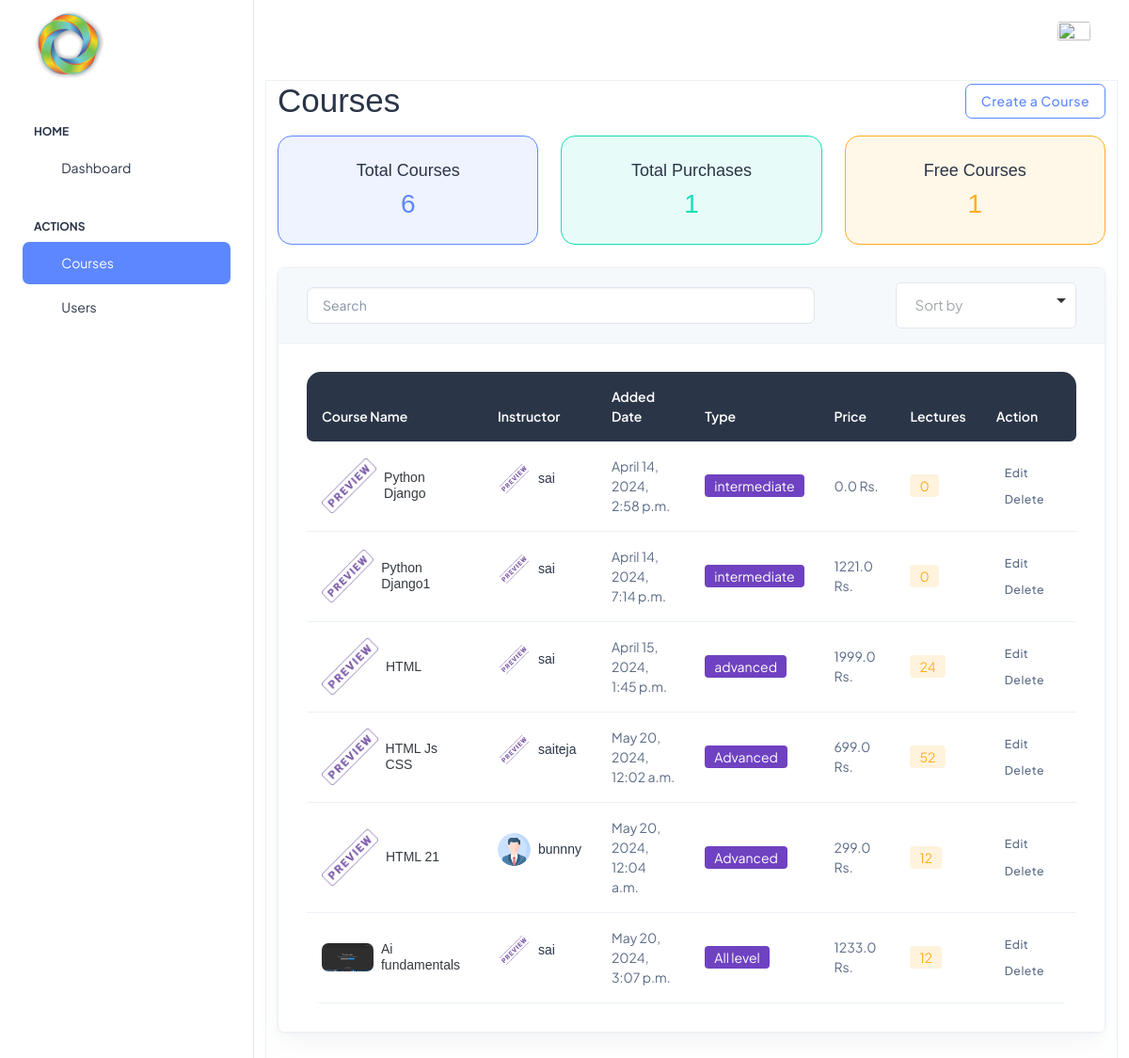
The page /beta/admin/courses on the database as committed earlier.
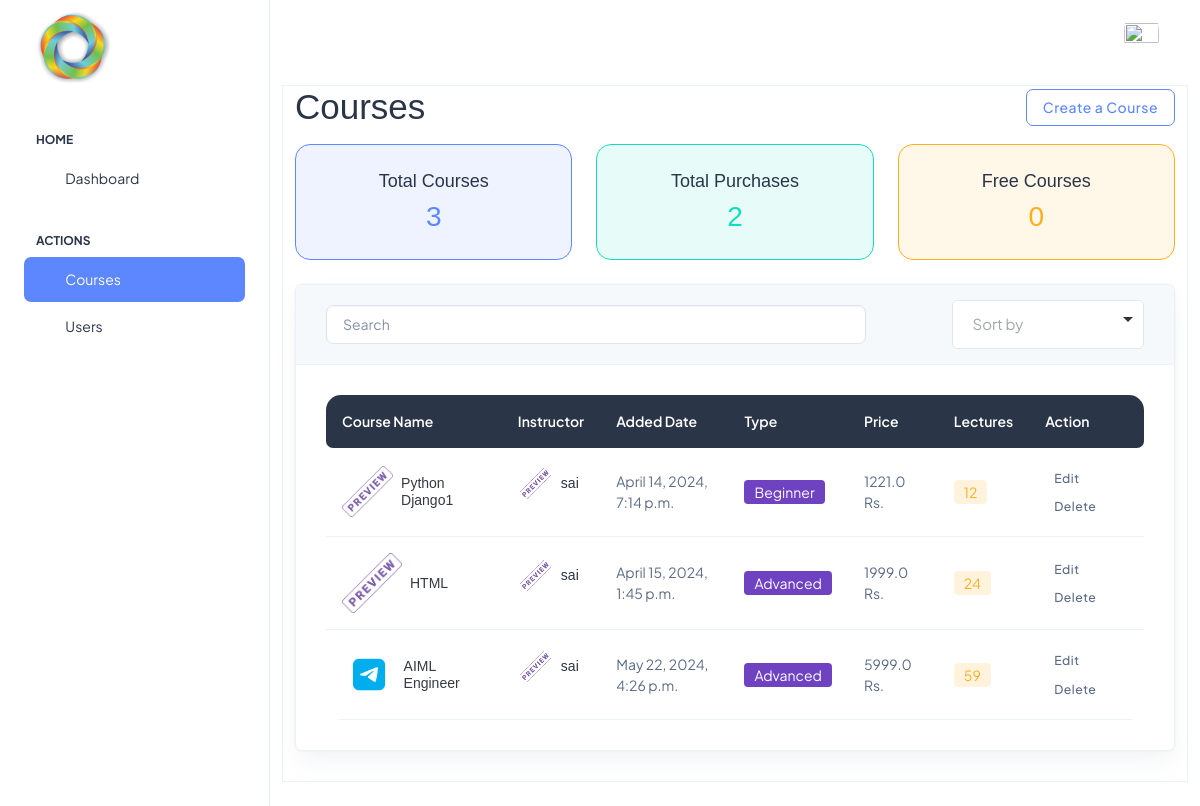
The same page on the database as committed later.
### base/models.py (models this page shows)
class Course(models.Model):
    COURSE_LEVELS = [
        ('Beginner', 'Beginner'),
        ('Intermediate', 'Intermediate'),
        ('Advanced', 'Advanced'),
        ('All Level', 'All level'),
    ]
    ratingChoices=[
        ('0',0),
        ('1',1),
        ('2',2),
        ('3',3),
        ('4',4),
        ('5',5)
    ]
    course_level=models.CharField(
        max_length=20,
        choices=COURSE_LEVELS,
        default='all',
    )
    course_createdon=models.DateTimeField(auto_now_add=True)
    video=models.FileField(upload_to='static/course_videos')
    course_category=models.CharField(max_length=200)
    course_name=models.CharField(max_length=200)
    course_instructor=models.ForeignKey(CustomUser,on_delete=models.CASCADE)
    course_description=models.TextField()
    course_rating=models.CharField(choices=ratingChoices ,default=5 ,max_length=3)
    course_price=models.FloatField(default=0)
    course_duration=models.CharField(max_length=30)
    course_image=models.ImageField(upload_to='static/course_images')
    lectures=models.IntegerField(default=0)
    def __str__(self):
        return self.course_name

class CustomUser(AbstractUser):
    email=models.CharField(max_length=80,unique=True)
    profilepic=models.ImageField(upload_to='static/profile_pics',null=True)
    userfor=models.CharField(max_length=20,default='')
    token=models.CharField(default=False,max_length=256)
    def __str__(self):
        return self.username

### betaadmin/views.py (the view)
# urls.py: path('admin/courses',admincourses,name="admincourses"),
def admincourses(request):
    courses=Course.objects.all()
    purchases=isPurchased.objects.all()
    freecourses=courses.filter(course_price=0)
    return render(request,'beta_admin/admin/courses.html',{'courses':courses,"purchases":purchases,'free':freecourses })

### templates/beta_admin/admin/courses.html (shortened to what the changed rows need)
<!doctype html>
<html lang="en">
{% load static %}
<head>
  <link rel="stylesheet" type="text/css" href="{% static 'assets/css/style.css' %}">
  <link rel="stylesheet" type="text/css" href="{% static 'login/assets/css/styles.min.css' %}" />
  <link rel="stylesheet" type="text/css" href="{% static 'assets/vendor/choices/css/choices.min.css' %}">
</head>
<body>
  <div class="page-wrapper" id="main-wrapper" data-layout="vertical" data-navbarbg="skin6" data-sidebartype="full"
    data-sidebar-position="fixed" data-header-position="fixed">
    <div class="body-wrapper">
      <div class="container-fluid">
         <div class="row">
<div class="page-content-wrapper border">
    <div class="row mb-3">
        <div class="col-12 d-sm-flex justify-content-between align-items-center">
            <h1 class="h1 mb-2 mb-sm-0">Courses</h1>
        </div>
    </div>
    <div class="row g-4 mb-4">
        <div class="col-sm-6 col-lg-4">
            <div class="text-center p-4 bg-primary border border-primary rounded-3" style="--bs-bg-opacity: 0.1;    padding: 1.6rem !important;">
                <h6 style="font-size: large;">Total Courses</h6>
                <h2 class="mb-0 text-primary">{{courses.count}}</h2>
            </div>
        </div>
        <div class="col-sm-6 col-lg-4">
            <div class="text-center p-4 bg-success bg-opacity-10 border border-success rounded-3" style="    --bs-bg-opacity: 0.1;    padding: 1.6rem !important;">
                <h6 style="font-size: large;">Total Purchases</h6>
                <h2 class="mb-0 text-success">{{purchases.count}}</h2>
            </div>
        </div>
        <div class="col-sm-6 col-lg-4">
            <div class="text-center p-4  bg-warning bg-opacity-15 border border-warning rounded-3" style="--bs-bg-opacity: 0.1;    padding: 1.6rem !important;">
                <h6 style="font-size: large;">Free Courses</h6>
                <h2 class="mb-0 text-warning">{{free.count}}</h2>
            </div>
        </div>
    </div>
    <div class="card bg-transparent border">
        <div class="card-body">
            <div class="table-responsive border-0 rounded-3">
                <table class="table table-dark-gray align-middle p-4 mb-0 table-hover">
                    <thead>
                        <tr>
                            <th scope="col" class="border-0 rounded-start">Course Name</th>
                            <th scope="col" class="border-0">Instructor</th>
                            <th scope="col" class="border-0">Added Date</th>
                            <th scope="col" class="border-0">Type</th>
                            <th scope="col" class="border-0">Price</th>
                            <th scope="col" class="border-0">Lectures</th>
                            <th scope="col" class="border-0 rounded-end">Action</th>
                        </tr>
                    </thead>
                    <tbody>
                        {% for course in courses %}
                        <tr>
                            <td>
                                <div class="d-flex align-items-center position-relative">
                                    <div class="w-60px">
                                        <img src='{{ course.course_image.url }}' class="rounded" alt="">
                                    </div>
                                    <h6 class="table-responsive-title mb-0 ms-2">
                                        <a href="{% url 'admincourseAM' course.id %}" class="stretched-link">{{course}}</a>
                                    </h6>
                                </div>
                            </td>
                            <td>
                                <div class="d-flex align-items-center mb-3">
                                    <div class="avatar avatar-xs flex-shrink-0">
                                        <img class="avatar-img rounded-circle" src="{% if course.course_instructor.profilepic == '' %}{% static 'assets/images/avatar/01.png' %}{% else %}{{ course.course_instructor.profilepic.url }}{% endif %}" alt="avatar">
                                    </div>
                                    <div class="ms-2">
                                        <h6 class="mb-0 fw-light">{{course.course_instructor}}</h6>
                                    </div>
                                </div>
                            </td>
                            <td>{{course.course_createdon}}</td>
                            <td> <span class="badge text-bg-purple">{{course.course_level}}</span> </td>
                            <td>{{ course.course_price }} Rs.</td>
                            <td>
                                <span class="badge bg-warning text-warning" style="--bs-bg-opacity: 0.15;">{{ course.lectures }}</span>
                            </td>
                            <td>
                                <a href="{% url 'editcourse' course.id %}" class="btn btn-sm btn-success-soft me-1 mb-1 mb-md-0">Edit</a>
                                <a href="{% url 'deletecourse' course.id %}" class="btn btn-sm btn-danger-soft mb-0">Delete</a>
                            </td>
                        </tr>
                        {% endfor %}
                    </tbody>
                </table>
            </div>
        </div>
    </div>
</div>
         </div>
      </div>
    </div>
  </div>
</body>
</html>

Rows that differ between the two databases and show on the page:
removed Course: course_image (picture), course_name "Python Django", course_instructor.profilepic (picture), course_instructor "sai", course_createdon "April 14, 2024, 2:58 p.m.", course_level "intermediate", course_price "0.0", lectures "0"
removed Course: course_image (picture), course_name "HTML Js CSS", course_instructor.profilepic (picture), course_instructor "saiteja", course_createdon "May 20, 2024, 12:02 a.m.", course_level "Advanced", course_price "699.0", lectures "52"
removed Course: course_image (picture), course_name "HTML 21", course_instructor "bunnny", course_createdon "May 20, 2024, 12:04 a.m.", course_level "Advanced", course_price "299.0", lectures "12"
removed Course: course_image (picture), course_name "Ai fundamentals", course_instructor.profilepic (picture), course_instructor "sai", course_createdon "May 20, 2024, 3:07 p.m.", course_level "All level", course_price "1233.0", lectures "12"
changed Course "Python Django1": course_level "intermediate" → "Beginner"; lectures "0" → "12"
changed Course "HTML": course_level "advanced" → "Advanced"
added Course: course_image (picture), course_name "AIML Engineer", course_instructor.profilepic (picture), course_instructor "sai", course_createdon "May 22, 2024, 4:26 p.m.", course_level "Advanced", course_price "5999.0", lectures "59"
Other text that changed with them:
{{ courses.count }}: "6" → "3"
{{ purchases.count }}: "1" → "2"
{{ free.count }}: "1" → "0"
